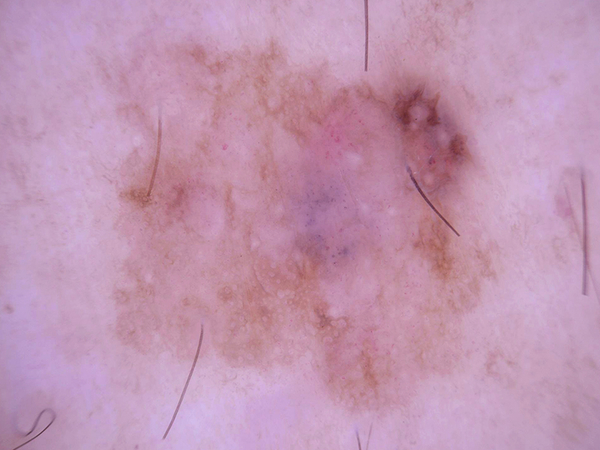
#> input picture backend/image_processing/example2.jpg, 600 x 450 px, found by its file name
$ python main.py
#> lines starting #> are read from the running program, lines starting #| are printed output that depends on the picture; after the words box and inside, x2 and y2 are one past the last pixel; in counts of white or black regions, pixels touching at a corner belong together; long printed decimals are rounded
### backend/image_processing/noise_removal.py
from dataclasses import dataclass
import cv2
from skimage import img_as_float
from skimage.segmentation import chan_vese
import numpy as np


@dataclass
class DullRazorConfig:
    ksize: int = 1
    kanchor: tuple[int, int] = (9, 9)
    gaussian_ksize: tuple[int, int] = (3, 3)
    threshold: int = 10
    threshold_max_val: int = 255
    inpaint_radius: int = 6


def dull_razor(
    img,
    config=DullRazorConfig()
):
    # Gray scale
    gray_scale = cv2.cvtColor(img, cv2.COLOR_RGB2GRAY)

    # Black hat filter
    kernel = cv2.getStructuringElement(config.ksize, config.kanchor)
    blackhat = cv2.morphologyEx(gray_scale, cv2.MORPH_BLACKHAT, kernel)

    # Gaussian filter
    bhg = cv2.GaussianBlur(blackhat, config.gaussian_ksize, cv2.BORDER_DEFAULT)

    # Binary thresholding (MASK)
    _ret, mask = cv2.threshold(
        bhg, config.threshold, config.threshold_max_val, cv2.THRESH_BINARY)

    # Replace pixels of the mask
    dst = cv2.inpaint(img, mask, config.inpaint_radius, cv2.INPAINT_TELEA)

    return dst, bhg


def median_filtering(img, ksize=5):
    return cv2.medianBlur(img, ksize)


def otsu_method(img, gaussian_ksize=(5, 5), threshold=0, threshold_max_val=255):
    # gray = img
    gray = cv2.cvtColor(img, cv2.COLOR_RGB2GRAY)
    blur = cv2.GaussianBlur(gray, gaussian_ksize, 0)
    _, ret = cv2.threshold(blur, threshold, threshold_max_val,
                           cv2.THRESH_BINARY + cv2.THRESH_OTSU)

    return ret


def closing(img, kernel=(3, 3)):
    img = invert_bitwise(img)
    return cv2.morphologyEx(img, cv2.MORPH_CLOSE, kernel)


def opening(img, kernel=(3, 3)):
    img = invert_bitwise(img)
    return cv2.morphologyEx(img, cv2.MORPH_OPEN, kernel)


def invert_bitwise(img):
    return cv2.bitwise_not(img)


def and_bitwise(img, msk):
    return cv2.bitwise_and(img, img, mask=msk)


@dataclass
class ChanVeseConfig:
    edge_length: float = 0.95
    lambda1: int = 1
    lambda2: int = 2
    tolerance: float = 1e-3
    iterations: int = 200
    delta: float = 0.5


# [9 lines left out: function chan_vese_segmentation, not called in this run]


def hair_removal(img):
    processed_img, _bhf = dull_razor(img)
    return median_filtering(processed_img)


# [97 lines left out: functions lession_segmentation, homomorphic_filtering, glare_removal, adaptive_histogram_equalization, histogram_equalization, not called in this run]

### backend/image_processing/feature_extraction.py
from collections import defaultdict
from typing import Union

import cv2
import numpy as np


def get_centroid(img) -> tuple[int, int]:
   # Find the contours in the binary image
    contours, _ = cv2.findContours(
        img, cv2.RETR_EXTERNAL, cv2.CHAIN_APPROX_SIMPLE)

    # Compute the moments of the contours
    largest_contour = max(contours, key=cv2.contourArea)

    # Calculate the centroid coordinates
    moments = cv2.moments(largest_contour)
    x = int(moments['m10'] / moments['m00'])
    y = int(moments['m01'] / moments['m00'])
    return x, y


def rotate_img(img, x: int, y: int, angle: float):
    rotation_matrix = cv2.getRotationMatrix2D((x, y), angle, 1.0)
    return cv2.warpAffine(img, rotation_matrix, (img.shape[1], img.shape[0]))


def traslate_img(img, x: int, y: int):
    # rows, cols = img.shape
    rows = img.shape[0]
    cols = img.shape[1]
    mov_x = cols // 2 - x
    mov_y = rows // 2 - y

    traslation_matrix = np.float32([[1, 0, mov_x], [0, 1, mov_y]])

    # Apply the translation to the image
    return cv2.warpAffine(img, traslation_matrix, (img.shape[1], img.shape[0]))


def count_ones(img) -> int:
    num_ones = 0
    for row in img:
        for pixel in row:
            if pixel != 0:
                num_ones = num_ones + 1
    return num_ones


def center(msk, img=None):
    rows, cols = msk.shape
    ellipse, _ = get_major_axis(msk)
    _center, _axes, angle = ellipse
    x, y = get_centroid(msk)
    msk = traslate_img(msk, x, y)
    msk = rotate_img(msk, cols // 2, rows // 2, angle)
    if img is not None:
        img = traslate_img(img, x, y)
        img = rotate_img(img, cols // 2, rows // 2, angle)
    return msk, img


def get_simetry_images(img):
    img, _ = center(img)

    vertical_mirror = cv2.flip(img, 1)
    horizontal_mirror = cv2.flip(img, 0)

    and_img_vert = cv2.bitwise_xor(img, vertical_mirror)
    and_img_hori = cv2.bitwise_xor(img, horizontal_mirror)
    return and_img_hori, and_img_vert


def get_simetry(img) -> tuple[float, float]:
    """
    Receives a binary image
    """
    and_img_hori, and_img_vert = get_simetry_images(img)

    percentage_vert = 1.0 - count_ones(and_img_vert) / count_ones(img)
    percentage_hort = 1.0 - count_ones(and_img_hori) / count_ones(img)

    return percentage_hort, percentage_vert


class Threshold:
    def __init__(
            self,
            label: str,
            red_thresh: tuple[float, float],
            green_thresh: tuple[float, float],
            blue_thresh: tuple[float, float],
    ):
        self.label = label
        low_r, up_r = red_thresh
        low_g, up_g = green_thresh
        low_b, up_b = blue_thresh
        self.red = (int(low_r * 255), int(up_r * 255))
        self.green = (int(low_g * 255), int(up_g * 255))
        self.blue = (int(low_b * 255), int(up_b * 255))

    def is_inside_red(self, r):
        return self.red[0] <= r <= self.red[1]

    def is_inside_green(self, g):
        return self.green[0] <= g <= self.green[1]

    def is_inside_blue(self, b):
        return self.blue[0] <= b <= self.blue[1]

    def is_inside(self, r, g, b):
        return self.is_inside_red(r) and self.is_inside_blue(
            b) and self.is_inside_green(g)

# Will receive the segmented lession in color. All of the boundaries
# wich are not part of the lession must have an rgb(0,0,0) color


def get_color_score_freqs(img, msk):
    rows, cols = msk.shape
    thresholds = [
        Threshold('white', (0.8, 1), (0.8, 1), (0.8, 1)),
        Threshold('red', (0.588, 1), (0, 0.2), (0, 0.2)),
        Threshold('light_brown', (0.588, 0.94), (0.2, 0.588), (0, 0.392)),
        Threshold('dark_brown', (0.243, 0.56), (0, 0.392), (0, 0.392)),
        Threshold('blue_gray', (0, 0.588), (0.392, 0.588), (0.49, 0.588)),
        Threshold('black', (0, 0.243), (0, 0.243), (0, 0.243)),
    ]
    colors = defaultdict(int)

    for i in range(0, rows):
        for j in range(0, cols):
            if msk[i][j] == 0:
                continue
            b, g, r = img[i][j]
            for threshold in thresholds:
                if threshold.is_inside(r, g, b):
                    colors[threshold.label] += 1
    return colors


def get_color_score(img, msk):
    min_app = int(count_ones(msk) * 0.05)
    colors = get_color_score_freqs(img, msk)
    color_score = 0
    for value in colors.values():
        if value > min_app:
            color_score += 1

    return color_score


def has_border(img, x: int, y: int, size: int) -> int:
    rows, cols = img.shape
    cnt = [0, 0]
    for i in range(x, x + size):
        for j in range(y, y + size):
            if i >= rows or j >= cols:
                continue
            cnt[min(img[i][j], 1)] += 1
    return cnt[0] > 0 and cnt[1] > 0


def count_border(img, size: int) -> int:
    cnt = 0
    rows, cols = img.shape
    for i in range(0, rows, size):
        for j in range(0, cols, size):
            if has_border(img, i, j, size):
                cnt += 1
    return cnt


def get_roughness(img) -> float:
    counts = []
    sizes = []
    for i in range(2, 7):
        size = 2**i
        count = count_border(img, size)
        counts.append(np.log(count))
        sizes.append(np.log(size))
    slope = -np.polyfit(sizes, counts, 1)[0]
    return slope


def get_major_axis(
        img, img_org=None) -> tuple[cv2.RotatedRect, Union[np.ndarray, None]]:
    contours, _ = cv2.findContours(
        img, cv2.RETR_EXTERNAL, cv2.CHAIN_APPROX_SIMPLE)
    largest_contour = max(contours, key=cv2.contourArea)
    major_ellipse = cv2.fitEllipse(largest_contour)

    if img_org is None:
        return major_ellipse, None
    for contour in contours:
        if len(contour) < 5:
            continue
        # Fit an ellipse to the contour
        ellipse = cv2.fitEllipse(contour)

        # Extract the ellipse parameters
        center, axes, angle = ellipse
        major_axis = max(axes)
        minor_axis = min(axes)

        # Draw the ellipse on the original image
        cv2.ellipse(img_org, ellipse, (0, 255, 0), 2)

        # Draw the major and minor axes on the original image
        cv2.line(img_org, (int(center[0]), int(center[1])),
                 (int(center[0] + 0.5 * minor_axis * np.cos(np.deg2rad(angle))),
                 int(center[1] + 0.5 * minor_axis * np.sin(np.deg2rad(angle)))), (0, 0, 255), 2)
        cv2.line(img_org, (int(center[0]), int(center[1])),
                 (int(center[0] - 0.5 * major_axis * np.sin(np.deg2rad(angle))),
                 int(center[1] + 0.5 * major_axis * np.cos(np.deg2rad(angle)))), (255, 0, 0), 2)

    return major_ellipse, img_org

### backend/image_processing/image.py
from dataclasses import dataclass
import os


@dataclass
class ImageMetadata:
    path: str
    name: str
    size: int
    has_segmented_image: bool
    is_melanoma: bool = False
    segmented: str = ''

    def get_path(self, get_segmented: bool = False):
        name = self.name if not get_segmented else self.segmented
        return os.path.join(self.path, name)


IMAGES_PATH = os.path.join(os.path.dirname(__file__), "./img/")
IMG_SIZE = 200

TEST_IMAGES = [
    ImageMetadata(IMAGES_PATH, 'example2.jpg', IMG_SIZE, False),
    ImageMetadata(IMAGES_PATH, 'example3.jpg', IMG_SIZE, False),
    ImageMetadata(IMAGES_PATH, 'example4.jpg', IMG_SIZE, False),
    ImageMetadata(IMAGES_PATH, 'example5.jpg', IMG_SIZE, False),
    ImageMetadata(IMAGES_PATH, 'example6.jpg', IMG_SIZE, False),
    ImageMetadata(IMAGES_PATH, 'melColor.jpg', IMG_SIZE, False),
    ImageMetadata(IMAGES_PATH, 'NM83_orig.jpg',
                  IMG_SIZE, True, 'NM83_contour.png'),
    # ImageMetadata(IMAGES_PATH, 'LMM2_orig.jpg',
    #               IMG_SIZE, True, 'LMM2_contour.png'), # fails
    # ImageMetadata(IMAGES_PATH, 'LMM3_orig.jpg', IMG_SIZE,
    #               True, 'LMM3_contour.png'),  # fails
    ImageMetadata(IMAGES_PATH, 'LMM5_orig.jpg',
                  IMG_SIZE, True, 'LMM5_contour.png'),
    # ImageMetadata(IMAGES_PATH, 'LMM7_orig.jpg', IMG_SIZE,
    #               True, 'LMM7_contour.png'),  # fails
    # ImageMetadata(IMAGES_PATH, 'LMM8_2_orig.jpg', IMG_SIZE,
    #               True, 'LMM8_2_contour.png'),  # fails
]

### backend/image_processing/main.py
import cv2
from .noise_removal import (
    dull_razor,
    median_filtering,
    otsu_method, closing,
    and_bitwise,
    chan_vese_segmentation,
    invert_bitwise,
    opening,
    homomorphic_filtering,
    glare_removal,
    adaptive_histogram_equalization,
    histogram_equalization,
)
from .feature_extraction import (
    get_color_score,
    get_simetry,
    get_roughness,
    get_major_axis
)
from .testing import get_mssism, get_f1_score
from .image import TEST_IMAGES

from .border_detection import (
    border_with_sobel,
    canny,
)

def process_image(img):
    processed_img, _bhf = dull_razor(img)
    blurred_image = median_filtering(processed_img)
    segmented_image = otsu_method(blurred_image)
    enclosed_image = closing(segmented_image)
    enclosed_image = opening(invert_bitwise(enclosed_image))
    segmented_color = and_bitwise(blurred_image, enclosed_image)
    return segmented_color


def main():
    for i, image_metadata in enumerate(TEST_IMAGES):
        img = cv2.imread(image_metadata.get_path(), cv2.IMREAD_COLOR)
#> img is the input picture: shape (450, 600, 3); mean B, G, R 177.6, 149.8, 193.2
        img = cv2.resize(img, (image_metadata.size, image_metadata.size))
#> img: shape (200, 200, 3)

        # aux = glare_removal(img)
        processed_img, _bhf = dull_razor(img)
#> in dull_razor, `gray_scale = cv2.cvtColor(img, cv2.COLOR_RGB2GRAY)`:
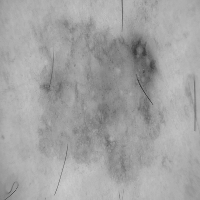
#> gray_scale: shape (200, 200); min 57, max 204, mean 163.1
#> in dull_razor, `_ret, mask = cv2.threshold( bhg, config.threshold, config.threshold_ma..`:
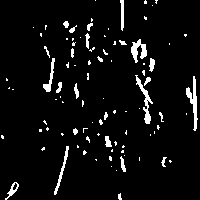
#> mask: shape (200, 200); 5.3% white; 93 white regions (67 under 20 px), largest, box (x1, y1, x2, y2) and area: (186, 76, 198, 131) 244, (135, 75, 153, 124) 219, (131, 39, 147, 63) 197
        blurred_image = median_filtering(processed_img)
        # [6 lines of commented-out code are left out]
        segmented_image = otsu_method(blurred_image)
#> in otsu_method, `_, ret = cv2.threshold(blur, threshold, threshold_max_val, cv2.THRESH_..`:
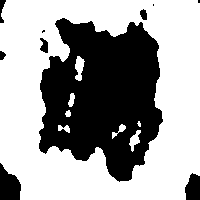
#> ret: shape (200, 200); 62.3% white; 10 black regions (3 under 20 px), largest, box (x1, y1, x2, y2) and area: (39, 18, 163, 182) 13933, (0, 163, 21, 200) 551, (185, 173, 200, 200) 331
        # segmented_image = invert_bitwise(chan_vese_segmentation(invert_bitwise(segmented_image)))
        enclosed_image = closing(segmented_image)
#> in closing, `return cv2.morphologyEx(img, cv2.MORPH_CLOSE, kernel)`: returned value: shape (200, 200); 37.6% white; 10 white regions (3 under 20 px), largest, box (x1, y1, x2, y2) and area: (39, 19, 163, 183) 13938, (0, 164, 21, 200) 531, (185, 174, 200, 200) 317
        enclosed_image = opening(invert_bitwise(enclosed_image))
#> in opening, `return cv2.morphologyEx(img, cv2.MORPH_OPEN, kernel)`: returned value: shape (200, 200); 37.6% white; 10 white regions (3 under 20 px)
        segmented_color = and_bitwise(blurred_image, enclosed_image)
#> in and_bitwise, `return cv2.bitwise_and(img, img, mask=msk)`:
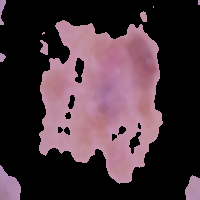
#> returned value: shape (200, 200, 3); mean of channels 0, 1, 2 58.3, 50.3, 70; drawn as B, G, R

        # [5 lines of commented-out code are left out]
        cv2.imshow(f'Segmented lession {i + 1}', segmented_color)
        # cv2.imshow(f'equalized image {i + 1}', equalized)
        # cv2.imshow(f'homomorphic {i + 1}', homomorphic)
        cv2.imshow(f'Original {i + 1}', img)
        # cv2.imshow(f'Edges {i + 1}', edges)
        # cv2.imshow(f'Edges canny {i + 1}', edges_canny)

        u, v = get_simetry(enclosed_image)
#> in get_major_axis, `contours, _ = cv2.findContours( img, cv2.RETR_EXTERNAL, cv2.CHAIN_APPR..`: contours = 10 contours, 3 with area under 20; largest, box (x1, y1, x2, y2) and area: (39, 20, 163, 184) 14186, (0, 165, 21, 200) 464, (185, 175, 200, 200) 270, (40, 40, 48, 55) 64, (0, 0, 6, 25) 54, (140, 11, 147, 22) 44, (0, 53, 6, 62) 28
#> in get_major_axis, `largest_contour = max(contours, key=cv2.contourArea)`: largest_contour = contour of 296 points, box (x1, y1, x2, y2) (39, 20, 163, 184), area 14186
#> in get_major_axis, `major_ellipse = cv2.fitEllipse(largest_contour)`: major_ellipse = ((101.2, 97), (127.6, 156.1), 1.86)
#> in center, `_center, _axes, angle = ellipse`: angle = 1.86
#> in get_centroid, `moments = cv2.moments(largest_contour)`: moments = moments, m00 14185.5, centre m10/m00, m01/m00 = (102.3, 97.84)
#> in get_centroid, `x = int(moments['m10'] / moments['m00'])`: x = 102
#> in get_centroid, `y = int(moments['m01'] / moments['m00'])`: y = 97
#> in center, `x, y = get_centroid(msk)`: x = 102; y = 97
#> in traslate_img, `mov_x = cols // 2 - x`: mov_x = -2
#> in traslate_img, `mov_y = rows // 2 - y`: mov_y = 3
#> in traslate_img, `traslation_matrix = np.float32([[1, 0, mov_x], [0, 1, mov_y]])`: traslation_matrix = [[1, 0, -2], [0, 1, 3]]
#> in traslate_img, `return cv2.warpAffine(img, traslation_matrix, (img.shape[1], img.shape..`:
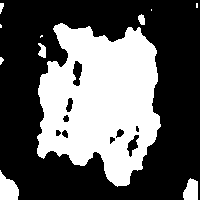
#> returned value: shape (200, 200); 37% white; 11 white regions (4 under 20 px), largest, box (x1, y1, x2, y2) and area: (37, 23, 161, 187) 13938, (0, 170, 19, 200) 388, (183, 178, 198, 200) 261
#> in rotate_img, `rotation_matrix = cv2.getRotationMatrix2D((x, y), angle, 1.0)`: rotation_matrix = [[0.999, 0.0325, -3.2], [-0.0325, 0.999, 3.3]]
#> in get_simetry_images, `and_img_hori = cv2.bitwise_xor(img, horizontal_mirror)`:
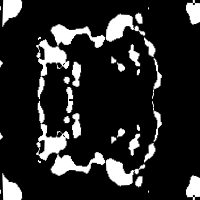
#> and_img_hori: shape (200, 200); min 0, max 255, mean 38.3
#> after the loop in count_ones, `for row in img:`: num_ones = 6894
#> in get_simetry, `percentage_vert = 1.0 - count_ones(and_img_vert) / count_ones(img)`: percentage_vert = 0.541
#> in get_simetry, `percentage_hort = 1.0 - count_ones(and_img_hori) / count_ones(img)`: percentage_hort = 0.515
#> u = 0.515; v = 0.541
        roughness = get_roughness(enclosed_image)
#> the loop in get_roughness, `for i in range(2, 7):` made 5 passes
#> count on passes 1 to 5: 254, 136, 72, 31, 13
#> after the loop in get_roughness, `for i in range(2, 7):`: counts = [5.54, 4.91, 4.28, 3.43, 2.56]; sizes = [1.39, 2.08, 2.77, 3.47, 4.16]
#> in get_roughness, `slope = -np.polyfit(sizes, counts, 1)[0]`: slope = 1.07
#> roughness = 1.07
        img_with_elip, _ = get_major_axis(enclosed_image, img)
#> the loop in get_major_axis (call 2), `for contour in contours:` made 10 passes
#> (center, axes, major_axis, minor_axis) on passes 1, 2, 3, 4, 5, 6, 7, 10: ((193.1, 191.1), (15.09, 31.13), 31.13, 15.09), ((1.4, 183.7), (26.14, 47.87), 47.87, 26.14), ((-1.37, 57.09), (8.39, 12.5), 12.5, 8.39), ((43.62, 47.38), (8.85, 15.02), 15.02, 8.85), ((43, 32.94), (1.57, 2.85), 2.85, 1.57), ((101.2, 97), (127.6, 156.1), 156.1, 127.6), ((143.4, 16.27), (5.96, 10.86), 10.86, 5.96), ((2.41, 11.45), (5.8, 27.51), 27.51, 5.8)
#> contour on passes 8 to 9: [[153, 6], [153, 7]], [[198, 0], [198, 4], [199, 4], [199, 0]]
#> after the loop in get_major_axis (call 2), `for contour in contours:`:
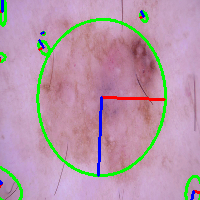
#> img_org: shape (200, 200, 3); mean B, G, R 169.2, 152.6, 183
#> img_with_elip = ((101.2, 97), (127.6, 156.1), 1.86)

        # cv2.imshow(f'Elips {i + 1}', img_with_elip)
        # cv2.imshow(f'Simetry {i + 1}', volt)
        print(f'Color_score: {get_color_score(segmented_color, enclosed_image)} '
              + f'Symetry: {u}, {v} Roughness: {roughness}')
#> in get_color_score, `min_app = int(count_ones(msk) * 0.05)`: min_app = 751
#> after the loop in get_color_score_freqs, `for i in range(0, rows):`: colors = 0 items
#> after the loop in get_color_score, `for value in colors.values():`: color_score = 0
#| Color_score: 0 Symetry: 0.5149, 0.5414 Roughness: 1.071
#> pass 2 of the loop in main, `for i, image_metadata in enumerate(TEST_IMAGES):`:
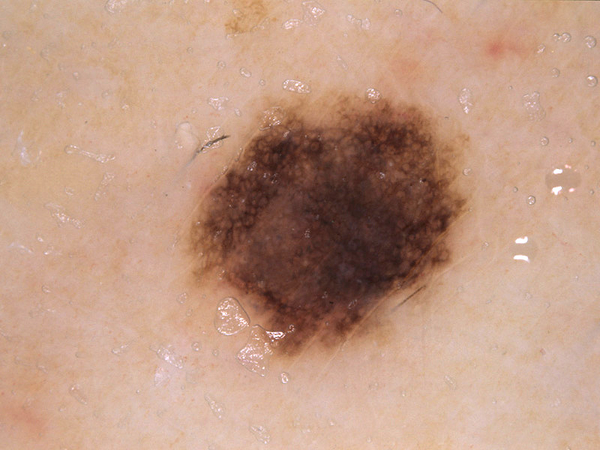
#> input picture backend/image_processing/example3.jpg, 600 x 450 px, found by its file name
#> in main, img is the input picture: shape (450, 600, 3); mean B, G, R 132.3, 153.3, 192
#> img: shape (200, 200, 3)
#> in dull_razor (call 2), `_ret, mask = cv2.threshold( bhg, config.threshold, config.threshold_ma..`:
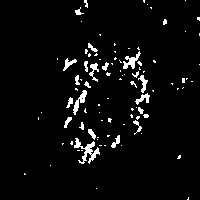
#> mask: shape (200, 200); 4.2% white; 94 white regions (72 under 20 px), largest, box (x1, y1, x2, y2) and area: (74, 138, 100, 164) 240, (123, 51, 141, 69) 134, (73, 90, 87, 115) 124
#> ret: shape (200, 200); 82.8% white; 1 black region, box (x1, y1, x2, y2) and area: (64, 45, 155, 157) 6886
#> in get_major_axis (call 3), `contours, _ = cv2.findContours( img, cv2.RETR_EXTERNAL, cv2.CHAIN_APPR..`: contours = 1 contour; box (x1, y1, x2, y2) and area: (64, 47, 155, 159) 6744
#> u = 0.837; v = 0.751
#> the loop in get_roughness (call 2), `for i in range(2, 7):` made 5 passes
#> count on passes 1 to 5: 76, 48, 24, 10, 6
#> roughness = 0.959
#> the loop in get_major_axis (call 4), `for contour in contours:` made 1 pass
#> (center, axes, major_axis, minor_axis) on pass 1: ((109.8, 99.79), (81.57, 106.6), 106.6, 81.57)
#> after the loop in get_major_axis (call 4), `for contour in contours:`:
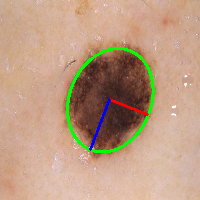
#> img_org: shape (200, 200, 3); mean B, G, R 131, 156, 188.4
#> img_with_elip = ((109.8, 99.79), (81.57, 106.6), 21.64)
#> the loop in get_color_score (call 2), `for value in colors.values():` made 3 passes
#> (value, color_score) on passes 1 to 2: (898, 1), (5610, 2)
#| Color_score: 2 Symetry: 0.8368, 0.7511 Roughness: 0.9589
#> pass 3 of the loop in main, `for i, image_metadata in enumerate(TEST_IMAGES):`:
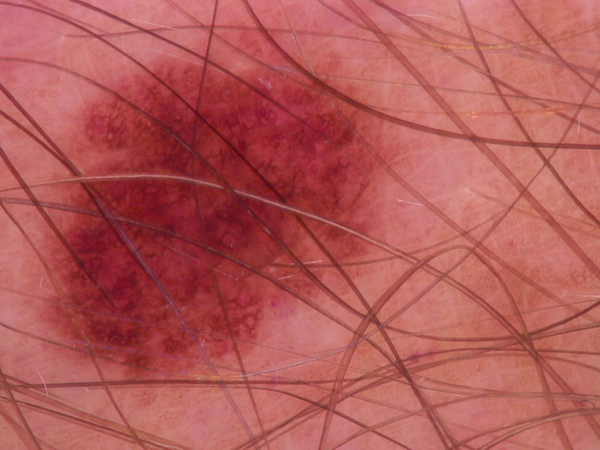
#> input picture backend/image_processing/example4.jpg, 600 x 450 px, found by its file name
#> in main, img is the input picture: shape (450, 600, 3); mean B, G, R 87.9, 90, 179.2
#> in main, `img = cv2.resize(img, (image_metadata.size, image_metadata.size))`:
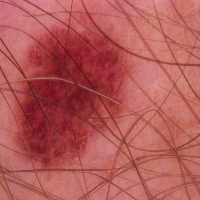
#> img: shape (200, 200, 3); mean B, G, R 87.9, 90, 179.2
#> in get_major_axis (call 5), `contours, _ = cv2.findContours( img, cv2.RETR_EXTERNAL, cv2.CHAIN_APPR..`: contours = 1 contour; box (x1, y1, x2, y2) and area: (16, 31, 128, 172) 11040
#> u = 0.741; v = 0.827
#> roughness = 1.02
#> img_with_elip = ((68.06, 96.05), (96.72, 149.2), 26.05)
#| Color_score: 3 Symetry: 0.7409, 0.8274 Roughness: 1.017
#> the loop made 7 passes; the first 3 are shown

        # [12 lines of commented-out code are left out]

    cv2.waitKey(0)
    cv2.destroyAllWindows()


if __name__ == '__main__':
#> (the run stopped early here; a loop or call above may not have finished)
